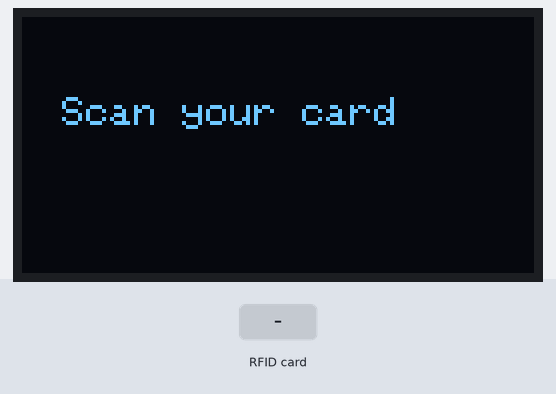
This sketch was run on a simulated Arduino Uno, built with avr-gcc and run on an emulated ATmega328P. Parts: 128×64 one-colour display. Inputs (shaded band) come from the test bench.

Above: at 1.3 s.
1.4 s: RFID card CF CB AE 13 held to the reader
At 2.3 s:
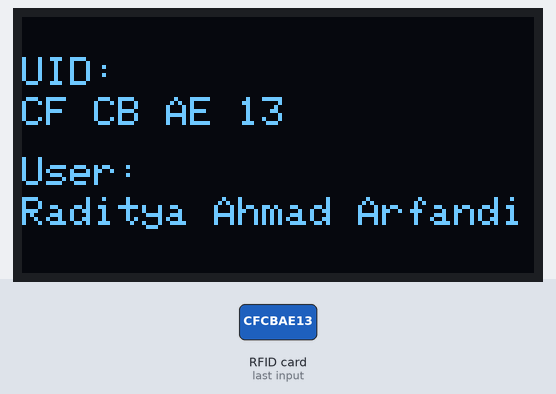
2.9 s: RFID card 3F 59 5C 2B held to the reader
At 3.9 s:
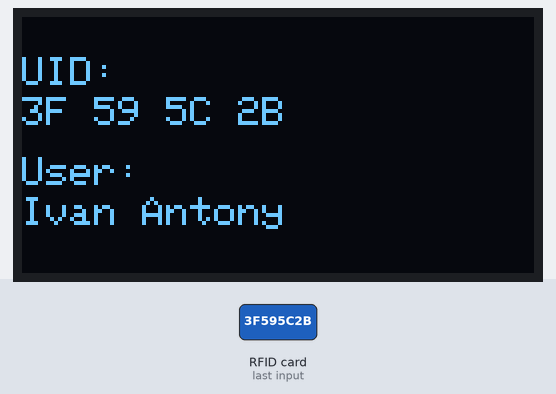
4.4 s: RFID card 04 50 3C 3A 0B 64 80 held to the reader
At 5.6 s:
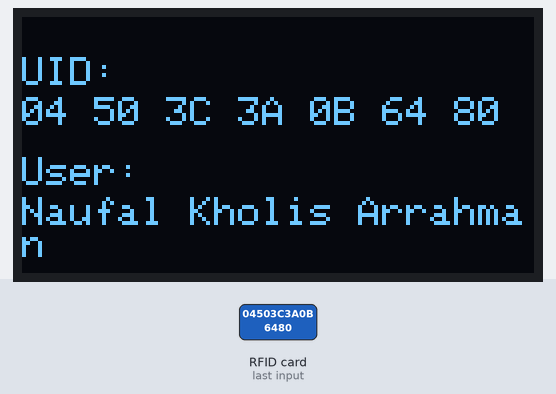
5.9 s: RFID card 5E 7A 19 C4 held to the reader
At 7.1 s:
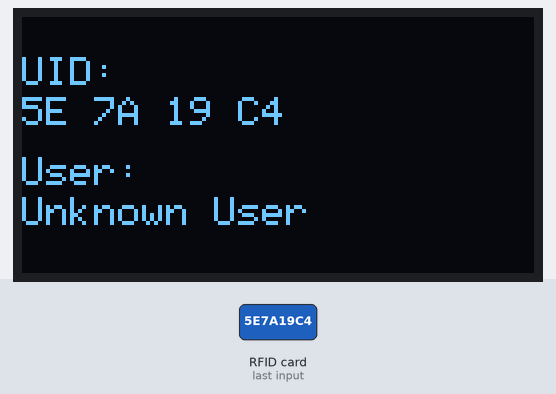
7.4 s: RFID card CF CB AE 13 held to the reader
At 8.0 s:
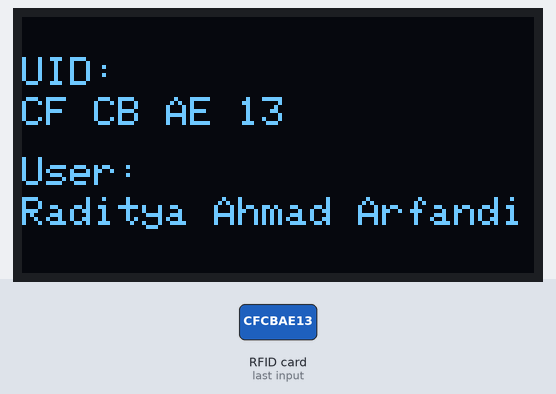
8.9 s: RFID card 04 50 3C 3A 0B 64 80 held to the reader
At 9.7 s:
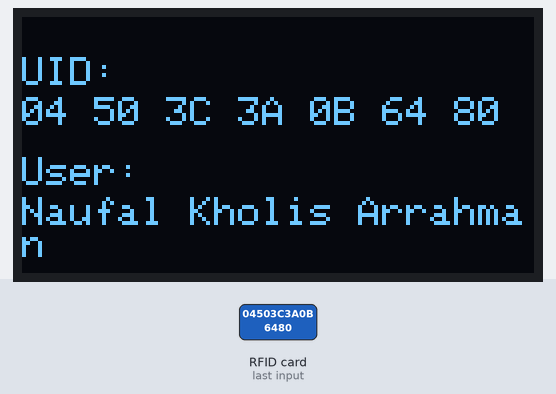
Timing chart, 0 to 11.9 s (numbered marks = the images above; inputs shaded):
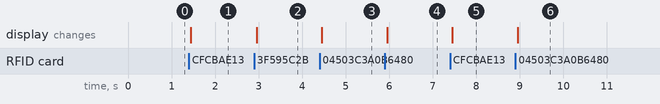

The sketch:

Read_and_Display_RFID.ino
```cpp
#include <Wire.h>
#include <Adafruit_GFX.h>
#include <Adafruit_SSD1306.h>
#include <MFRC522v2.h>
#include <MFRC522DriverSPI.h>
#include <MFRC522DriverPinSimple.h>

// Konfigurasi OLED
#define SCREEN_WIDTH 128
#define SCREEN_HEIGHT 64
#define OLED_RESET -1
#define SCREEN_ADDRESS 0x3C
Adafruit_SSD1306 konten(128, 64, &Wire, OLED_RESET);

// Konfigurasi RFID
MFRC522DriverPinSimple ss_pin(5);
MFRC522DriverPinSimple rst_pin(17);
MFRC522DriverSPI driver{ss_pin};
MFRC522 mfrc522{driver};

// Fungsi untuk mendapatkan nama berdasarkan UID
String getNameFromUID(String uid) {
  if (uid == "CF CB AE 13") return "Raditya Ahmad Arfandi";
  else if (uid == "3F 59 5C 2B") return "Ivan Antony";
  else if (uid == "04 50 3C 3A 0B 64 80") return "Naufal Kholis Arrahman";
  else return "Unknown User";
}

// Variabel untuk mengatur waktu tampilan
unsigned long lastUIDDisplayTime = 0;
bool showingUID = false;

void setup() {
  // Inisialisasi OLED
  konten.begin(SSD1306_SWITCHCAPVCC, SCREEN_ADDRESS);
  konten.clearDisplay();
  konten.setTextColor(WHITE);

  // Inisialisasi RFID
  Serial.begin(115200);
  mfrc522.PCD_Init();

  // Tampilkan pesan awal
  konten.setCursor(10, 20);
  konten.setTextSize(1);
  konten.print("Scan your card");
  konten.display();
}

void loop() {
  // Cek apakah sedang menampilkan UID
  if (showingUID && (millis() - lastUIDDisplayTime >= 5000)) {
    // Kembali ke tampilan awal setelah 5 detik
    konten.clearDisplay();
    konten.setCursor(10, 20);
    konten.setTextSize(1);
    konten.print("Scan your card");
    konten.display();
    showingUID = false;
  }

  // Jika tidak ada kartu baru, lanjutkan loop
  if (!mfrc522.PICC_IsNewCardPresent()) {
    return;
  }

  if (!mfrc522.PICC_ReadCardSerial()) {
    return;
  }

  // Mengonversi UID menjadi format hex string
  String uidHex = "";
  for (byte i = 0; i < mfrc522.uid.size; i++) {
    if (mfrc522.uid.uidByte[i] < 0x10) {
      uidHex += "0";
    }
    uidHex += String(mfrc522.uid.uidByte[i], HEX);
    if (i < mfrc522.uid.size - 1) uidHex += " ";
  }
  uidHex.toUpperCase();

  // Cari nama pengguna berdasarkan UID
  String userName = getNameFromUID(uidHex);

  // Tampilkan UID dan nama pengguna di OLED
  konten.clearDisplay();
  konten.setCursor(0, 10);
  konten.setTextSize(1);
  konten.print("UID:");
  konten.setCursor(0, 20);
  konten.print(uidHex);

  konten.setCursor(0, 35);
  konten.print("User:");
  konten.setCursor(0, 45);
  konten.print(userName);

  konten.display();

  // Set waktu terakhir UID ditampilkan
  lastUIDDisplayTime = millis();
  showingUID = true;

  // Hentikan kartu
  mfrc522.PICC_HaltA();
}
```

Measured:
- after the input at 1.4 s, the display: changes after 0.05 s (image 1)
- after the input at 2.9 s, the display: changes after 0.06 s (image 2)
- after the input at 4.4 s, the display: changes after 0.05 s (image 3)
- after the input at 5.9 s, the display: changes after 0.06 s (image 4)
- after the input at 7.4 s, the display: changes after 0.05 s (image 5)
- after the input at 8.9 s, the display: changes after 0.06 s (image 6)
